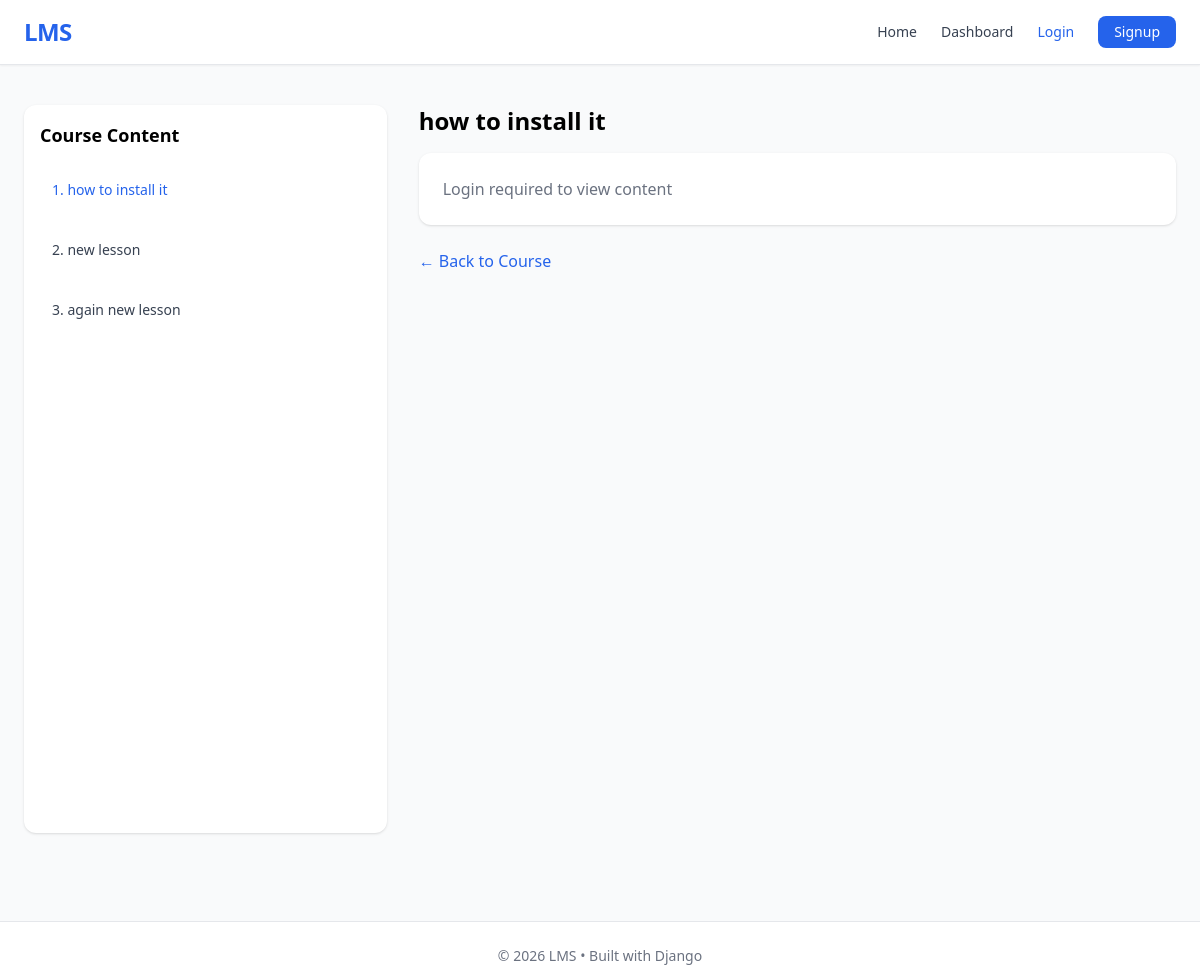
/lesson/6/, run on the app's committed database.
### courses/models.py (models this page shows, shortened)
class Lesson(models.Model):
    course = models.ForeignKey(Course, on_delete=models.CASCADE)
    title = models.CharField(max_length=200)
    video_url = models.URLField(blank=True, null=True)
    content = models.TextField()

### courses/views.py (the view)
# urls.py: path('lesson/<int:lesson_id>/', lesson_detail, name='lesson_detail'),
def lesson_detail(request, lesson_id):
    lesson = get_object_or_404(Lesson, id=lesson_id)
    course = lesson.course
    lessons = list(course.lesson_set.all())
    lesson_index = lessons.index(lesson) + 1
    is_enrolled = False
    if request.user.is_authenticated:
        is_enrolled = Enrollment.objects.filter(
            user=request.user,
            course=course
        ).exists()
    is_completed = False
    if request.user.is_authenticated:
        is_completed = LessonCompletion.objects.filter(
            user=request.user,
            lesson=lesson,
            completed=True
        ).exists()
    return render(request, 'lesson_detail.html', {
        'lesson': lesson,
        'course': course,
        'is_enrolled': is_enrolled,
        'lesson_index': lesson_index,
        'is_completed': is_completed
    })

### templates/lesson_detail.html
{% extends 'base.html' %}
{% block content %}
<div class="grid lg:grid-cols-3 gap-8">
    <div class="bg-white rounded-xl shadow p-4 h-[75vh] overflow-y-auto">
        <h2 class="font-bold text-lg mb-4">Course Content</h2>
        {% for l in course.lesson_set.all %}
        <div class="mb-3 p-3 rounded-lg hover:bg-gray-100 transition">
            <a href="/lesson/{{ l.id }}/"
               class="text-sm font-medium
               {% if l.id == lesson.id %}text-blue-600 font-bold{% else %}text-gray-700{% endif %}">
               {{ forloop.counter }}. {{ l.title }}
            </a>
        </div>
        {% endfor %}
    </div>
    <div class="lg:col-span-2">
        <h1 class="text-2xl font-bold mb-4">
            {{ lesson.title }}
        </h1>
        <div class="bg-white p-6 rounded-xl shadow">
        {% if user.is_authenticated %}
            {% if lesson_index <= 2 or is_enrolled %}
                <p class="mb-6 text-gray-700 leading-relaxed">
                    {{ lesson.content }}
                </p>
                {% if lesson.video_url %}
                    <a href="{{ lesson.video_url }}" target="_blank"
                       class="inline-block mb-6 text-blue-600 underline">
                        ▶ Watch Video
                    </a>
                {% endif %}
                {% if is_enrolled %}
                    <div>
                        {% if is_completed %}
                            <span class="text-green-600 font-semibold text-lg">
                                ✔ Completed
                            </span>
                        {% else %}
                            <a href="/complete/{{ lesson.id }}/"
                               class="bg-green-600 text-white px-5 py-2 rounded-lg hover:bg-green-700 transition">
                                Mark as Complete
                            </a>
                        {% endif %}
                    </div>
                {% endif %}
            {% else %}
                <p class="text-red-500">
                    🔒 Enroll to unlock this lesson
                </p>
            {% endif %}
        {% else %}
            <p class="text-gray-500">
                Login required to view content
            </p>
        {% endif %}
        </div>
        <a href="/course/{{ course.id }}/"
           class="block mt-6 text-blue-600 hover:underline">
            ← Back to Course
        </a>
    </div>
</div>
{% endblock %}

### templates/base.html (style rules this page uses)
body { font-family: system-ui; }

### data on the page
Lesson: title "how to install it"
Lesson: title "new lesson"
Lesson: title "again new lesson"
